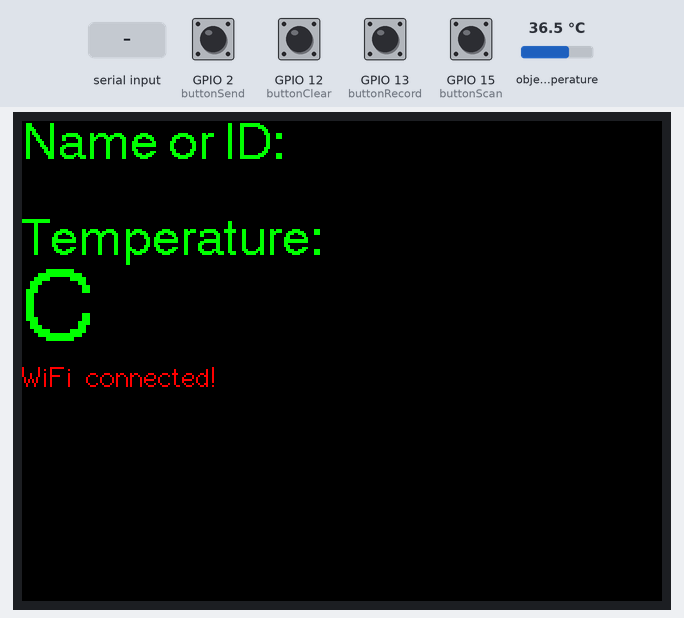
A sketch run on a simulated ESP32. On the bench: 320×240 colour display. The test bench sets the inputs (shaded band); at power-on: GPIO 2 (buttonSend), GPIO 12 (buttonClear), GPIO 13 (buttonRecord), GPIO 15 (buttonScan) HIGH, object temperature 36.5 °C. WiFi joins after 1.5 s; servers stay silent unless stated; what the sketch prints to the serial monitor is not drawn.

Above: at 2.8 s.
2.9 s: "1" received over the second serial link
At 5.2 s:
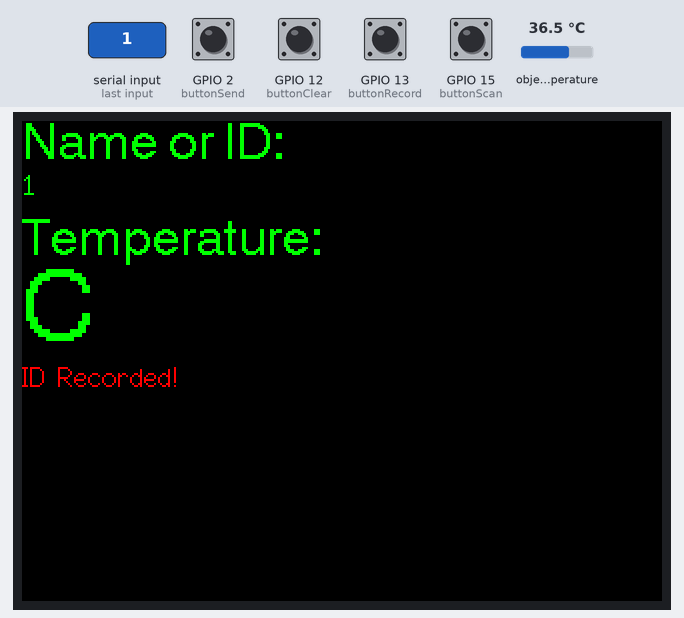
5.5 s: GPIO 12 (buttonClear) pulled LOW for 0.15 s
At 6.9 s:
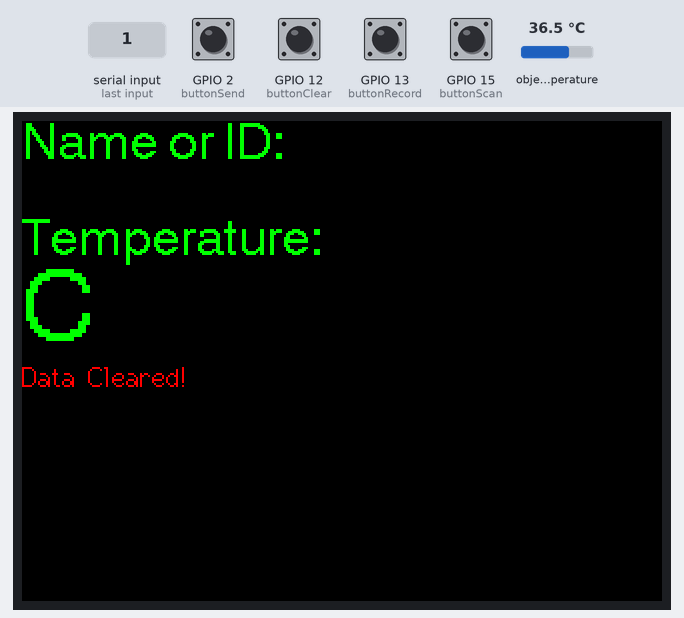
7.5 s: GPIO 13 (buttonRecord) pulled LOW for 1 s
At 8.9 s:
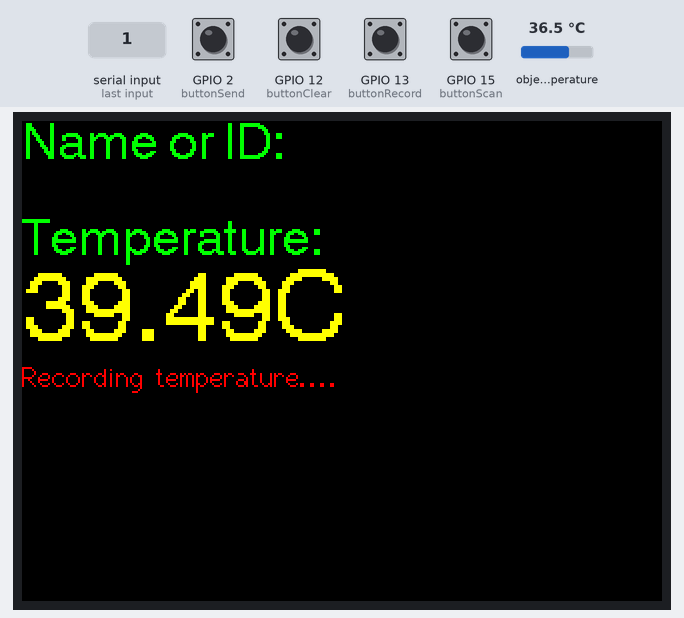
11.6 s: "0" received over the second serial link
At 14.5 s:
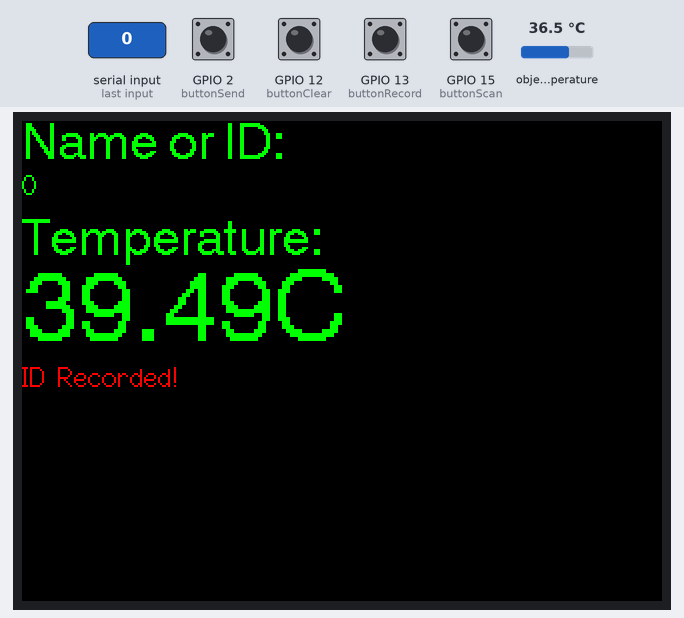
15.6 s: GPIO 2 (buttonSend) pulled LOW for 0.15 s
At 16.9 s:
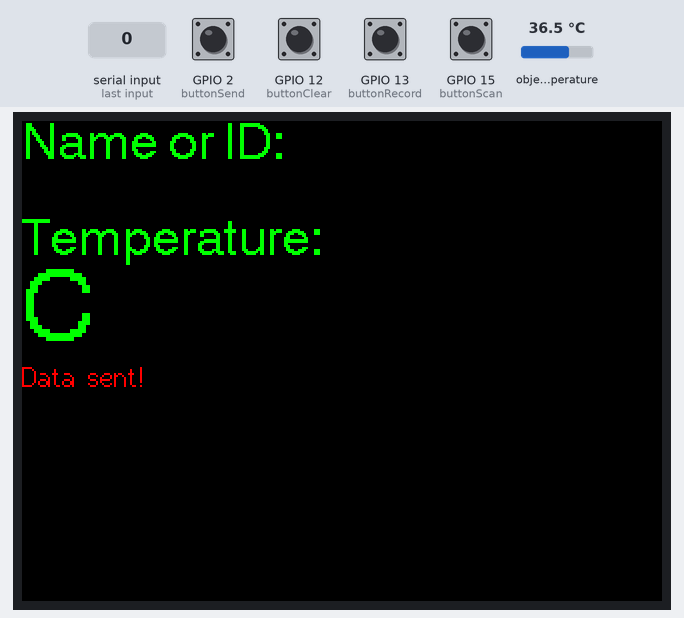
17.5 s: GPIO 2 (buttonSend) pulled LOW for 0.15 s
At 18.5 s:
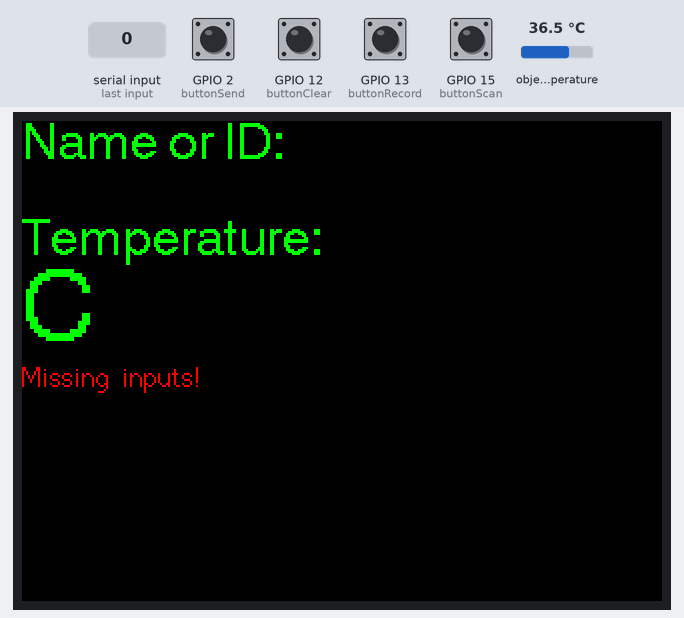
Timing chart, 0 to 20.5 s (numbered marks = the images above; inputs shaded):
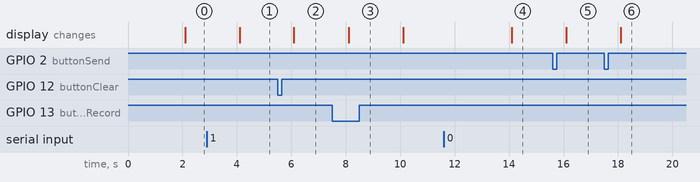

Measured:
- after the input at 2.9 s, the display: changes after 1.2 s (image 1)
- after the input at 5.5 s, the display: changes after 0.60 s (image 2)
- after the input at 7.5 s, the display: changes after 0.61 s (image 3)
- after the input at 11.6 s, the display: changes after 2.5 s (image 4)
- after the input at 15.6 s, the display: changes after 0.50 s (image 5)
- after the input at 17.5 s, the display: changes after 0.60 s (image 6)

The sketch:

DisplayTemp_v3.ino
```cpp
// New background colour
#define TFT_BROWN 0x38E0

// Pause in milliseconds between screens, change to 0 to time font rendering
#define WAIT 2000

// Wifi Connection
#include <WiFi.h>
//const char* ssid     = "Chng's Family";
//const char* password = "werty113";
const char* ssid     = "Chng Laptop";
const char* password = "werty113";
WiFiClient client;
//char server[] = "192.168.1.93"; //My Home IP
char server[] = "192.168.137.1"; //NTU IP
unsigned long dataPreviousTime = 0;
const long dataInterval = 10000;

//OLED display
#include <TFT_eSPI.h> // Graphics and font library for ST7735 driver chip
#include <SPI.h>
TFT_eSPI tft = TFT_eSPI();  // Invoke library, pins defined in User_Setup.h
unsigned long targetTime = 0; // Used for testing draw times
const long interval = 2000; //The 'delay' time.
String status_message="";

//Temperature Sensor
#include <Wire.h>
#include <Adafruit_MLX90614.h>
Adafruit_MLX90614 mlx = Adafruit_MLX90614();
String read_temperature="";
String send_temperature="";
boolean tempComplete = false;
float temp_offset = 3.0;

//Barcode Scanner
//#include <Arduino.h>
String inputString ="";
String inputName ="";
String lastinputName ="";
String testName ="TestName";
boolean stringComplete = false;
int countstr=0;
unsigned long millisendstr=0;

//Buttons
const int buttonSend = 2;
int sendState;
int lastSendState = HIGH;
unsigned long lastSendTime = 0;  // the last time the output pin was toggled
unsigned long sendDelay = 100;    // the debounce time; increase if the output flickers

const int buttonRecord = 13;
int recordState;
int lastRecordState = HIGH;
unsigned long lastRecordTime = 0;  // the last time the output pin was toggled
unsigned long recordDelay = 50;    // the debounce time; increase if the output flickers

const int buttonClear = 12;
int clearState;
int lastClearState = HIGH;
unsigned long lastClearTime = 0;  // the last time the output pin was toggled
unsigned long clearDelay = 0;    // the debounce time; increase if the output flickers

const int buttonScan = 15;
int scanState;
int lastScanState = HIGH;
unsigned long lastScanTime = 0;  // the last time the output pin was toggled
unsigned long scanDelay = 50;    // the debounce time; increase if the output flickers


void setup(void) {
  Serial.begin(9600);
  Serial2.begin(9600, SERIAL_8N1, 25, 26); //25 is TX (Black), 26 is RX (Yellow)

  tft.init();
  tft.setRotation(45); //Set to 0 for portrait, 45 for landscape.

  mlx.begin(); //22 is SCL (Yellow), 21 is SDA (Green)

  inputString.reserve(20);

  pinMode(buttonSend, INPUT_PULLUP);
  pinMode(buttonRecord, INPUT_PULLUP);
  pinMode(buttonClear, INPUT_PULLUP);
  pinMode(buttonScan, INPUT_PULLUP);

  WiFi.begin(ssid, password);
  while (WiFi.status() != WL_CONNECTED) {
    delay(500);
    Serial.println("Connecting to WiFi..");
    status_message="Connecting to WiFi";
  }
  Serial.println("Connected to the WiFi network");
  status_message="WiFi connected!";

}

void loop() {
  int sendReading = digitalRead(buttonSend);
  if (sendReading != lastSendState) {
    // reset the debouncing timer
    lastSendTime = millis();
  }

  int recordReading = digitalRead(buttonRecord);
  if (recordReading != lastRecordState) {
    // reset the debouncing timer
    lastRecordTime = millis();
  }

  int clearReading = digitalRead(buttonClear);
  if (clearReading != lastClearState) {
    // reset the debouncing timer
    lastClearTime = millis();
  }

  int scanReading = digitalRead(buttonScan);
  if (scanReading != lastScanState) {
    // reset the debouncing timer
    lastScanTime = millis();
  }
  serialScanerEvent();
  sendState = digitalRead(buttonSend);
  recordState = digitalRead(buttonRecord);
  clearState = digitalRead(buttonClear);
  scanState = digitalRead(buttonScan);

  if (stringComplete) {
    Serial.println(inputString);
    Serial.println("String Complete!");
    inputName = String(inputString);
    inputName.replace(" ","_");
    inputName.trim();
//    status_message = "ID Recorded!";
    inputString = "";
    stringComplete = false;
    countstr=0;
    if (inputName != NULL)
    {
      status_message = "ID Recorded!";
    }
  }

  //Sending the data
  if ((millis() - lastSendTime) > sendDelay) {
    if (sendReading != sendState) {
      sendState = sendReading;
      if (sendState == LOW && inputName == NULL || send_temperature == NULL) {
        status_message = "Missing inputs!";
      }
    }
  }
  if (sendState == LOW && inputName != NULL && send_temperature != NULL) {
    Serial.println("Send button Pressed");
    status_message = "Attempting to send data...";
    send_temp_to_server();
  }

  //Record Temperature
  if (tempComplete && recordState == HIGH){
    Serial.println("Temperature Recorded!");
    status_message = "Temperature Recorded!";
    tempComplete = false;
  }

  //Clearing the data
  if ((millis() - lastClearTime) > clearDelay) {
    if (clearReading != clearState) {
      clearState = clearReading;
      if (clearState == LOW) {
        Serial.println("Clear button Pressed");
        status_message = "Data Cleared!";
        clear_data();
      }
    }
  }

  drawInformation();

  lastSendState = sendReading;
  lastRecordState = recordReading;
  lastClearState = clearReading;

}

void serialScanerEvent() {
  //
  if (Serial2.available()>0) {
    // get the new byte:
    char inChar = (char)Serial2.read();
    // add it to the inputString:
    inputString += inChar;
    countstr++;
    millisendstr=millis();
  }
  else {
    if(millis()-millisendstr>1000 && countstr>0) {
       stringComplete=true;
    }
  }
}

void drawInformation() {
  unsigned long currentMillis = millis();
  if (currentMillis - targetTime >= interval) {
    targetTime = currentMillis;
    tft.setTextSize(1);
    tft.fillScreen(TFT_BLACK);
    tft.setTextColor(TFT_GREEN, TFT_BLACK);

    tft.drawString("Name or ID:", 0, 0, 4);
    tft.drawString(inputName, 0, 24, 2);

    tft.drawString("Temperature: ", 0, 48, 4);
    tft.setTextSize(2);
    read_temperature = String(mlx.readObjectTempC()+temp_offset);
    tft.drawString(send_temperature+"°C", 0, 72, 4);

    if (recordState == LOW) {
      Serial.println("Record button Pressed");
      status_message = "Recording temperature....";
      send_temperature = read_temperature;
      tempComplete = true;
      tft.setTextColor(TFT_YELLOW, TFT_BLACK);
      tft.drawString(read_temperature+"°C", 0, 72, 4);
    }


    tft.setTextSize(1);
    tft.setTextColor(TFT_RED, TFT_BLACK);
    tft.drawString(status_message, 0, 120, 2);
  }
}

void send_temp_to_server() {
  client.stop();
  unsigned long dataCurrentTime = millis();

  if (client.connect(server, 80)) {
    Serial.println("connected");
    //Make a HTTP request:
    String str="/get_temperature.php?inputName=";
    String str2=String(inputName);
    str+=str2;
    str+="&send_temperature="+send_temperature;
    Serial.print("str=");Serial.println(str);

    client.println("GET "+str+" HTTP/1.1");
//    client.println("Host: 192.168.1.93"); //HOME
    client.println("Host: 192.168.137.1"); //NTU
    client.println("Connection: close");
    client.println();

    status_message = "Data sent!";
    clear_data();

  } else {
    status_message = "Connection failed";
    Serial.println("connection failed");
  }
}

void clear_data(){
  inputName = "";
  send_temperature = "";
}
```
